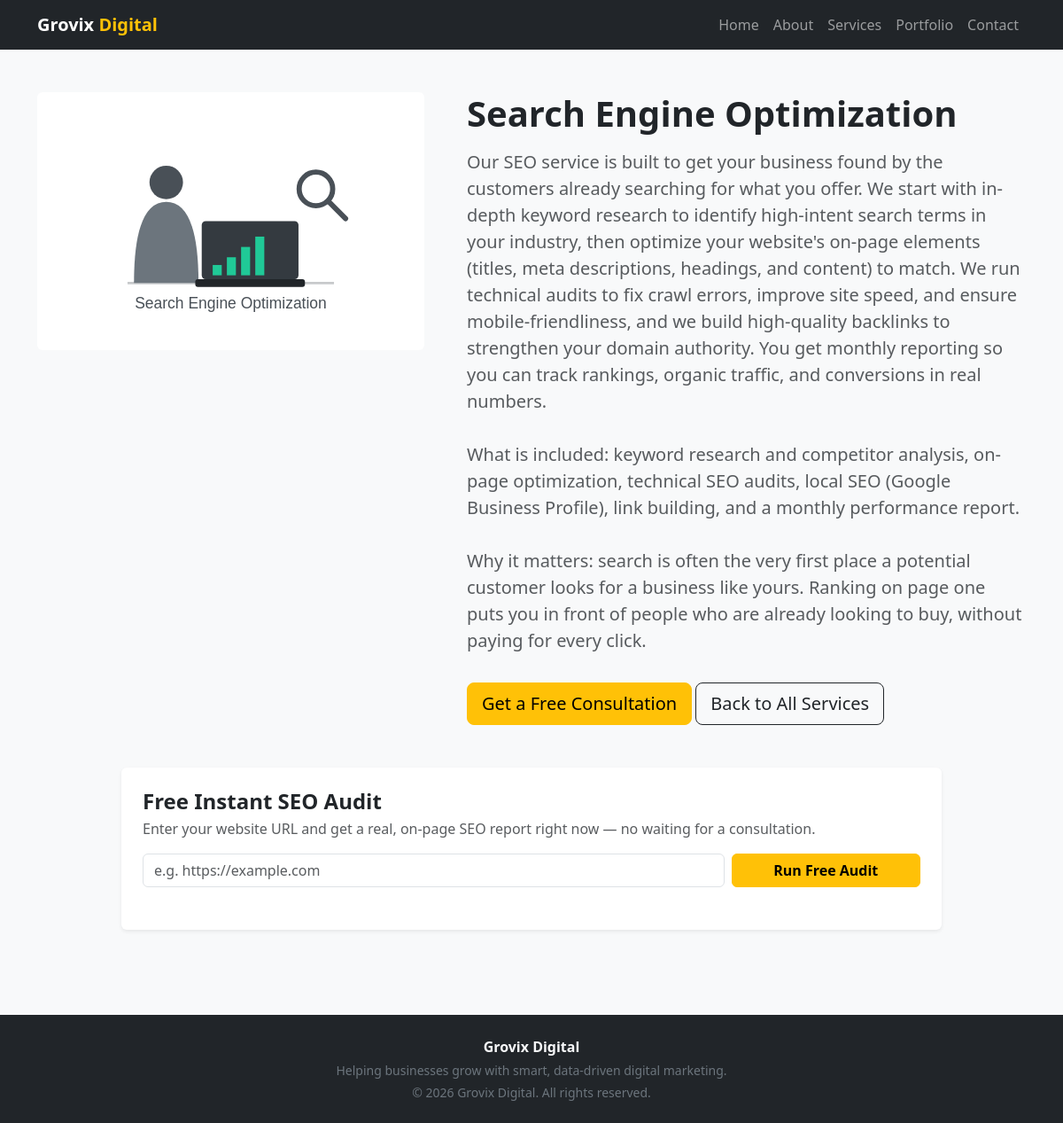
The app's page /service_detail.php?id=1 with its own data.
### tables this page shows
CREATE TABLE services (
    id INT AUTO_INCREMENT PRIMARY KEY,
    title VARCHAR(150) NOT NULL,
    description TEXT NOT NULL,
    image VARCHAR(255) DEFAULT NULL,
    meta_title VARCHAR(160) DEFAULT NULL,
    meta_description VARCHAR(300) DEFAULT NULL,
    created_at TIMESTAMP DEFAULT CURRENT_TIMESTAMP
);

### includes/functions.php (called while the page is built, shortened)
<?php
function clean_input($value) {
    return htmlspecialchars(trim($value ?? ''), ENT_QUOTES, 'UTF-8');
}
function service_hero_image_url($filename, $title = '') {
    $title = strtolower($title);
    if (str_contains($title, 'seo') || str_contains($title, 'search engine')) {
        return BASE_URL . '/assets/img/service-hero-seo.svg';
    }
    return BASE_URL . '/assets/img/placeholder.svg';
}

### public/service_detail.php (the view, shortened to what this page needs)
<?php
require_once __DIR__ . '/../includes/db.php';
require_once __DIR__ . '/../includes/functions.php';
$id = filter_input(INPUT_GET, 'id', FILTER_VALIDATE_INT);
$service = null;
if ($id) {
    $stmt = mysqli_prepare($conn, "SELECT id, title, description, image, meta_title, meta_description FROM services WHERE id = ?");
    mysqli_stmt_bind_param($stmt, 'i', $id);
    mysqli_stmt_execute($stmt);
    $service = mysqli_fetch_assoc(mysqli_stmt_get_result($stmt));
}
$isSeoService = $service && (
    str_contains(strtolower($service['title']), 'seo') ||
    str_contains(strtolower($service['title']), 'search engine')
);
require_once __DIR__ . '/../includes/header.php';
?>
<section class="py-5">
  <div class="container">
    <?php if ($service): ?>
      <div class="row justify-content-center align-items-start g-5">
        <div class="col-lg-5">
          <img src="<?= service_hero_image_url($service['image'], $service['title']) ?>" class="img-fluid rounded" alt="<?= clean_input($service['title']) ?>">
        </div>
        <div class="col-lg-7">
          <h1 class="fw-bold mb-3"><?= clean_input($service['title']) ?></h1>
          <p class="lead text-muted"><?= nl2br(clean_input($service['description'])) ?></p>
          <a href="contact.php" class="btn btn-warning btn-lg mt-3">Get a Free Consultation</a>
          <a href="services.php" class="btn btn-outline-dark btn-lg mt-3">Back to All Services</a>
        </div>
      </div>
      <?php if ($isSeoService): ?>
      <div class="row justify-content-center mt-5">
        <div class="col-lg-10">
          <div class="card shadow-sm border-0">
            <div class="card-body p-4">
              <h2 class="fw-bold h4 mb-1">Free Instant SEO Audit</h2>
              <p class="text-muted">Enter your website URL and get a real, on-page SEO report right now — no waiting for a consultation.</p>
              <form method="get" action="" class="row g-2 mb-4">
                <div class="col-sm-9">
                  <input type="text" name="audit_url" class="form-control" placeholder="e.g. https://example.com"
                         value="<?= isset($_GET['audit_url']) ? clean_input($_GET['audit_url']) : '' ?>" required>
                </div>
                <div class="col-sm-3 d-grid">
                  <button type="submit" class="btn btn-warning fw-semibold">Run Free Audit</button>
                </div>
              </form>
            </div>
          </div>
        </div>
      </div>
      <?php endif; ?>
    <?php endif; ?>
  </div>
</section>
<?php require_once __DIR__ . '/../includes/footer.php'; ?>

### assets/css/style.css (style rules this page uses)
body { font-family: 'Segoe UI', Arial, sans-serif; background-color: #f8f9fa; }

### records on screen
services: title "Search Engine Optimization", description "Our SEO service is built to get your business found by the customers already searching for what you offer. We start with in-depth keyword research to identify high-intent search terms in your industry, then optimize your website's on-page elements (titles, meta descriptions, headings, and content) to match. We run technical audits to fix crawl errors, improve site speed, and ensure mobile-friendliness, and we build high-quality backlinks to strengthen your domain authority. You get monthly reporting so you can track rankings, organic traffic, and conversions in real numbers. What is included: keyword research and competitor analysis, on-page optimization, technical SEO audits, local SEO…"
